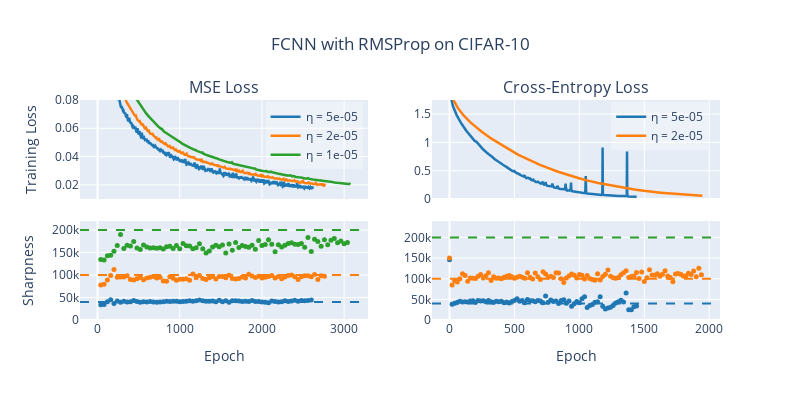

The notebook cell this image was saved under:
### Code cell
model_ids_mse = [25, 26, 27]
model_ids_ce = [28, 29, 30]
functions.plot_rmsprop_fcnn_data(md, out, model_ids_mse, model_ids_ce, save=False)

### Figure 1 — Plotly figure (JSON) as saved in the notebook; plotly's stock layout.template omitted (floating-point values rounded to 4 significant figures; data arrays with more than 128 entries replaced by an {"elided": "..."} marker saying what was removed)
{"data": [{"legend": "legend", "line": {"width": 2.5}, "marker": {"color": "#1F77B4"}, "name": "η = 5e-05", "showlegend": true, "type": "scatter", "x": {"elided": "3078 int values"}, "xaxis": "x", "y": {"elided": "6000 float values"}, "yaxis": "y"}, {"marker": {"color": "#1F77B4", "size": 5}, "mode": "markers", "name": "Sharpness of Effective Hessian", "showlegend": false, "type": "scatter", "x": {"elided": "3078 int values"}, "xaxis": "x3", "y": {"elided": "6000 float values"}, "yaxis": "y3"}, {"legend": "legend", "line": {"width": 2.5}, "marker": {"color": "#FF7F0E"}, "name": "η = 2e-05", "showlegend": true, "type": "scatter", "x": {"elided": "3078 int values"}, "xaxis": "x", "y": {"elided": "8000 float values"}, "yaxis": "y"}, {"marker": {"color": "#FF7F0E", "size": 5}, "mode": "markers", "name": "Sharpness of Effective Hessian", "showlegend": false, "type": "scatter", "x": {"elided": "3078 int values"}, "xaxis": "x3", "y": {"elided": "8000 float values"}, "yaxis": "y3"}, {"legend": "legend", "line": {"width": 2.5}, "marker": {"color": "#2CA02C"}, "name": "η = 1e-05", "showlegend": true, "type": "scatter", "x": {"elided": "3078 int values"}, "xaxis": "x", "y": {"elided": "4000 float values"}, "yaxis": "y"}, {"marker": {"color": "#2CA02C", "size": 5}, "mode": "markers", "name": "Sharpness of Effective Hessian", "showlegend": false, "type": "scatter", "x": {"elided": "3078 int values"}, "xaxis": "x3", "y": {"elided": "4000 float values"}, "yaxis": "y3"}, {"legend": "legend2", "line": {"width": 2.5}, "marker": {"color": "#1F77B4"}, "name": "η = 5e-05", "showlegend": true, "type": "scatter", "x": {"elided": "1949 int values"}, "xaxis": "x2", "y": {"elided": "2000 float values"}, "yaxis": "y2"}, {"marker": {"color": "#1F77B4", "size": 5}, "mode": "markers", "name": "Sharpness of Effective Hessian", "showlegend": false, "type": "scatter", "x": {"elided": "1949 int values"}, "xaxis": "x4", "y": {"elided": "2000 float values"}, "yaxis": "y4"}, {"legend": "legend2", "line": {"width": 2.5}, "marker": {"color": "#FF7F0E"}, "name": "η = 2e-05", "showlegend": true, "type": "scatter", "x": {"elided": "1949 int values"}, "xaxis": "x2", "y": {"elided": "2000 float values"}, "yaxis": "y2"}, {"marker": {"color": "#FF7F0E", "size": 5}, "mode": "markers", "name": "Sharpness of Effective Hessian", "showlegend": false, "type": "scatter", "x": {"elided": "1949 int values"}, "xaxis": "x4", "y": {"elided": "2000 float values"}, "yaxis": "y4"}, {"legend": "legend2", "line": {"width": 2.5}, "marker": {"color": "#2CA02C"}, "name": "η = 1e-05", "showlegend": true, "type": "scatter", "x": {"elided": "1949 int values"}, "xaxis": "x2", "y": [], "yaxis": "y2"}, {"marker": {"color": "#2CA02C", "size": 5}, "mode": "markers", "name": "Sharpness of Effective Hessian", "showlegend": false, "type": "scatter", "x": {"elided": "1949 int values"}, "xaxis": "x4", "y": [], "yaxis": "y4"}], "layout": {"annotations": [{"font": {"size": 16}, "showarrow": false, "text": "MSE Loss", "x": 0.225, "xanchor": "center", "xref": "paper", "y": 1, "yanchor": "bottom", "yref": "paper"}, {"font": {"size": 16}, "showarrow": false, "text": "Cross-Entropy Loss", "x": 0.775, "xanchor": "center", "xref": "paper", "y": 1, "yanchor": "bottom", "yref": "paper"}], "height": 400, "legend": {"bgcolor": "rgba(255, 255, 255, 0.3)", "x": 0.29, "y": 0.99}, "legend2": {"bgcolor": "rgba(255, 255, 255, 0.3)", "x": 0.83, "y": 0.99}, "shapes": [{"line": {"color": "#1F77B4", "dash": "dash"}, "type": "line", "x0": 0, "x1": 1, "xref": "x3 domain", "y0": 40000, "y1": 40000, "yref": "y3"}, {"line": {"color": "#FF7F0E", "dash": "dash"}, "type": "line", "x0": 0, "x1": 1, "xref": "x3 domain", "y0": 100000.0, "y1": 100000.0, "yref": "y3"}, {"line": {"color": "#2CA02C", "dash": "dash"}, "type": "line", "x0": 0, "x1": 1, "xref": "x3 domain", "y0": 200000.0, "y1": 200000.0, "yref": "y3"}, {"line": {"color": "#1F77B4", "dash": "dash"}, "type": "line", "x0": 0, "x1": 1, "xref": "x4 domain", "y0": 40000, "y1": 40000, "yref": "y4"}, {"line": {"color": "#FF7F0E", "dash": "dash"}, "type": "line", "x0": 0, "x1": 1, "xref": "x4 domain", "y0": 100000.0, "y1": 100000.0, "yref": "y4"}, {"line": {"color": "#2CA02C", "dash": "dash"}, "type": "line", "x0": 0, "x1": 1, "xref": "x4 domain", "y0": 200000.0, "y1": 200000.0, "yref": "y4"}], "title": {"text": "FCNN with RMSProp on CIFAR-10", "x": 0.5}, "width": 800, "xaxis": {"anchor": "y", "domain": [0, 0.45], "matches": "x3", "showticklabels": false, "title": {"text": ""}}, "xaxis2": {"anchor": "y2", "domain": [0.55, 1], "matches": "x4", "showticklabels": false, "title": {"text": ""}}, "xaxis3": {"anchor": "y3", "domain": [0, 0.45], "title": {"text": "Epoch"}}, "xaxis4": {"anchor": "y4", "domain": [0.55, 1], "title": {"text": "Epoch"}}, "yaxis": {"anchor": "x", "domain": [0.55, 1], "range": [0.01, 0.08], "title": {"text": "Training Loss"}}, "yaxis2": {"anchor": "x2", "domain": [0.55, 1], "range": [0, 1.75], "title": {"text": ""}}, "yaxis3": {"anchor": "x3", "domain": [0, 0.45], "range": [0, 220000], "title": {"text": "Sharpness"}}, "yaxis4": {"anchor": "x4", "domain": [0, 0.45], "range": [0, 240000.0], "title": {"text": ""}}}}
